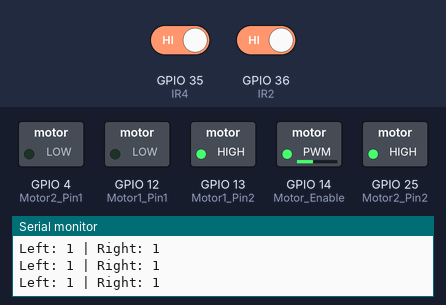
Bench run of a sketch on a simulated ESP32. On the bench: switched loads named in the sketch (green lamp = pin HIGH), the last lines printed to the serial monitor. The inputs (shaded band) are chosen by the test bench; at power-on: GPIO 35 (IR4) HIGH, GPIO 36 (IR2) HIGH.

Above: at 1.2 s.
1.3 s: GPIO 35 (IR4) driven LOW
At 2.5 s:
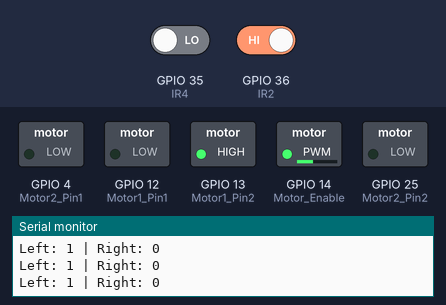
2.8 s: GPIO 36 (IR2) driven LOW
At 4.0 s:
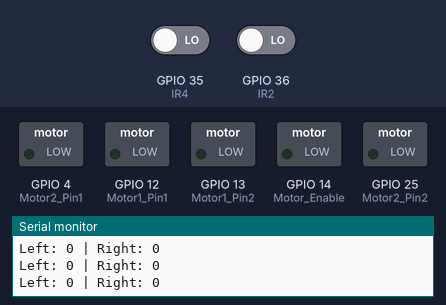
4.3 s: GPIO 35 (IR4) driven HIGH
At 5.4 s:
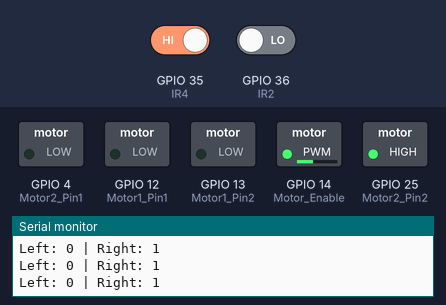
5.8 s: GPIO 36 (IR2) driven HIGH
At 6.7 s:
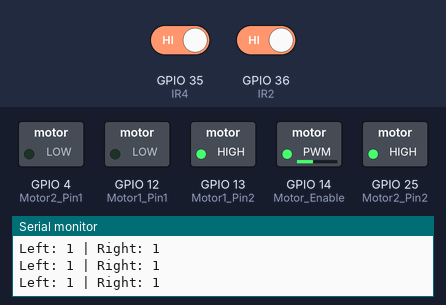
Timing chart, 0 to 8.3 s (numbered marks = the images above; inputs shaded):
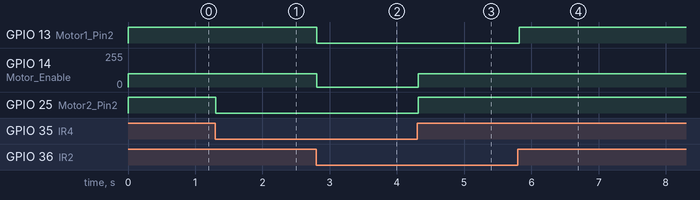

Measured:
- after the input at 1.3 s, GPIO 25 (Motor2_Pin2): HIGH → LOW at once
- after the input at 2.8 s, GPIO 13 (Motor1_Pin2): HIGH → LOW at once; GPIO 14 (Motor_Enable): 100/255 → 0/255 at once
- after the input at 4.3 s, GPIO 14 (Motor_Enable): 0/255 → 100/255 at once; GPIO 25 (Motor2_Pin2): LOW → HIGH at once
- after the input at 5.8 s, GPIO 13 (Motor1_Pin2): LOW → HIGH at once

The sketch:

testCode.ino
```cpp
/*
  Road-E Project - Electronics - Tester Code

  author: Ariel Gal
  date: 19-02-2026

  Code File For Testing Sensors and Code Parts From The Main Code File

  Changes In Code At Date 19-02:
  1. Change Bug About Turning The Car: Need To Turn Off The Opposite Side Of The Motors From The Turning Direction


*/

#define IR2 36  //Left Side - Connect to Pin 36
#define IR4 35  //Right Side - Connect to Pin 35

// --- Motor 1 Pins (Left Side) ---
#define Motor1_Pin1 12
#define Motor1_Pin2 13

// --- Motor 2 Pins (Right Side) ---
#define Motor2_Pin1 4
#define Motor2_Pin2 25

//Enable Pin
#define Motor_Enable 14

// --- PWM Settings ---
#define Frequency 30000
const int resolution = 8;    // Range between 0-255
const int motorSpeed = 100;  // Speed (0-255). 120 might be too slow for some motors, try 160.

// --- Logic Configuration ---
// Change these if your car reacts in reverse (e.g., stops on black instead of driving)
const int black = 1;
const int white = 0;

void setup() {
  Serial.begin(9600);

  pinMode(IR4, INPUT);
  pinMode(IR2, INPUT);

  // Connect Motors Direction Pins
  pinMode(Motor1_Pin1, OUTPUT);
  pinMode(Motor1_Pin2, OUTPUT);
  pinMode(Motor2_Pin1, OUTPUT);
  pinMode(Motor2_Pin2, OUTPUT);

  // Setup PWM for Speed Control
  // This uses ESP32 Core v3.0+ syntax
  if (!ledcAttach(Motor_Enable, Frequency, resolution)) {
    Serial.println("PWM Setup Failed!");
  }
}

void loop() {
  int leftReading = digitalRead(IR2);   // Pin 36
  int rightReading = digitalRead(IR4);  // Pin 35

  char direct = direction(leftReading, rightReading);

  switch (direct) {
    case 's':
      stopCar();
      break;
    case 'f':
      moveForward();
      break;
    case 'r':
      turnRight();
      break;
    case 'l':
      turnLeft();
      break;
  }

  Serial.print("Left: ");
  Serial.print(leftReading);
  Serial.print(" | Right: ");
  Serial.println(rightReading);

  delay(50);  // Slow down so you can read it
}

char direction(int left, int right) {
  if (left == 1 && right == 0) {
    return 'l';
  }
  if (left == 1 && right == 1) {
    return 'f';
  }
  if (left == 0 && right == 1) {
    return 'r';
  }
  return 's';
}


void moveForward() {
  // Set Speed
  ledcWrite(Motor_Enable, motorSpeed);

  // Motor 1 Forward
  digitalWrite(Motor1_Pin1, LOW);
  digitalWrite(Motor1_Pin2, HIGH);

  // Motor 2 Forward
  digitalWrite(Motor2_Pin1, LOW);
  digitalWrite(Motor2_Pin2, HIGH);
}

void turnRight() {
  // To turn Right: Keep Left motor moving, STOP Right motor
  ledcWrite(Motor_Enable, motorSpeed);

  // Left Motor Forward
  digitalWrite(Motor1_Pin1, LOW);
  digitalWrite(Motor1_Pin2, LOW);

  // Right Motor Stop (Pivot turn)
  digitalWrite(Motor2_Pin1, LOW);
  digitalWrite(Motor2_Pin2, HIGH);
}

void turnLeft() {
  // To turn Left: Keep Right motor moving, STOP Left motor
  ledcWrite(Motor_Enable, motorSpeed);

  // Left Motor Stop (Pivot turn)
  digitalWrite(Motor1_Pin1, LOW);
  digitalWrite(Motor1_Pin2, HIGH);

  // Right Motor Forward
  digitalWrite(Motor2_Pin1, LOW);
  digitalWrite(Motor2_Pin2, LOW);
}

void stopCar() {
  ledcWrite(Motor_Enable, 0);  // Speed 0

  digitalWrite(Motor1_Pin1, LOW);
  digitalWrite(Motor1_Pin2, LOW);
  digitalWrite(Motor2_Pin1, LOW);
  digitalWrite(Motor2_Pin2, LOW);
}
```
